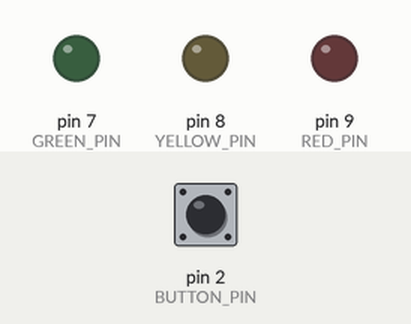
Simulated run of this sketch. Board: Arduino Uno, built with avr-gcc and run on an emulated ATmega328P. Shown: output pins drawn as LEDs (lit = HIGH). The test bench sets the inputs (shaded band); at power-on: pin 2 (BUTTON_PIN) HIGH.

Above: at 1.2 s.
1.3 s: pin 2 (BUTTON_PIN) pulled LOW for 0.15 s
At 2.6 s:
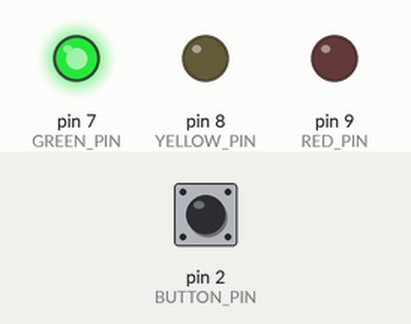
At 5.7 s:
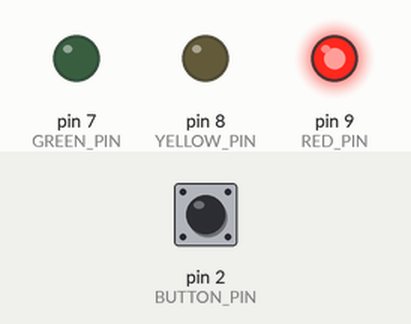
Timing chart, 0 to 13.4 s (numbered marks = the images above; inputs shaded):
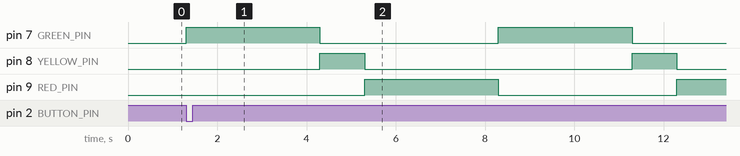

The sketch:

Traffic_Light.ino
```cpp
// 아두이노 우노 신호등 (7번: 파랑, 8번: 노랑, 9번: 빨강)
// 처음에는 모든 불이 꺼져 있고, 2번 핀 버튼을 한 번 누르면 인터럽트가 발생해서 신호등이 시작됨

const int GREEN_PIN = 7;                    // 파란불 핀
const int YELLOW_PIN = 8;                   // 노란불 핀
const int RED_PIN = 9;                      // 빨간불 핀
const int BUTTON_PIN = 2;                   // 버튼 핀 (인터럽트 0번)

const unsigned long GREEN_TIME = 3000;      // 파란불 켜져 있는 시간, 3000ms
const unsigned long YELLOW_TIME = 1000;     // 노란불 켜져 있는 시간, 1000ms
const unsigned long RED_TIME = 3000;        // 빨간불 켜져 있는 시간, 3000ms

// 인터럽트 함수 안에서 바꾸는 변수는 volatile을 붙여야 loop()에서 바뀐 값을 제대로 읽음
volatile bool started = false;              // 버튼을 눌러서 신호등이 시작됐는지

void buttonISR()    // 버튼을 누르는 순간 자동으로 실행되는 인터럽트 함수
{
  started = true;                           // 신호등 시작
}

void setLights(int green, int yellow, int red)  // 세 불을 한 번에 켜고 끄는 함수
{
  digitalWrite(GREEN_PIN, green);           // 파란불
  digitalWrite(YELLOW_PIN, yellow);         // 노란불
  digitalWrite(RED_PIN, red);               // 빨간불
}

void setup()    // 한 번만 실행
{
  pinMode(GREEN_PIN, OUTPUT);               // 파란불 핀 모드를 출력모드로
  pinMode(YELLOW_PIN, OUTPUT);              // 노란불 핀 모드를 출력모드로
  pinMode(RED_PIN, OUTPUT);                 // 빨간불 핀 모드를 출력모드로
  pinMode(BUTTON_PIN, INPUT_PULLUP);        // 버튼핀 모드를 입력모드로, 내부 풀업 저항 사용 (안 누르면 HIGH, 누르면 LOW)
  setLights(LOW, LOW, LOW);                 // 처음에는 모든 불 끄기

  // 버튼을 누르는 순간(FALLING = HIGH → LOW) buttonISR 함수 실행
  attachInterrupt(digitalPinToInterrupt(BUTTON_PIN), buttonISR, FALLING);
}

void loop()     //무한히 반복
{
  if (!started)                             // 아직 버튼을 안 눌렀으면
  {
    return;                                 // 아무것도 안 하고 기다림
  }

  setLights(HIGH, LOW, LOW);                // 파란불만 켜기
  delay(GREEN_TIME);                        // 3초 대기, 3000ms 기다림

  setLights(LOW, HIGH, LOW);                // 노란불만 켜기
  delay(YELLOW_TIME);                       // 1초 대기, 1000ms 기다림

  setLights(LOW, LOW, HIGH);                // 빨간불만 켜기
  delay(RED_TIME);                          // 3초 대기, 3000ms 기다림
}
```

Measured:
- after the input at 1.3 s, pin 7 (GREEN_PIN): alternates HIGH for 3.0 s and LOW for 4.0 s, starting at once; pin 8 (YELLOW_PIN): alternates HIGH for 1.0 s and LOW for 6.0 s, starting after 3.0 s; pin 9 (RED_PIN): LOW → HIGH after 4.0 s, → LOW 3.0 s later, → HIGH 4.0 s later
